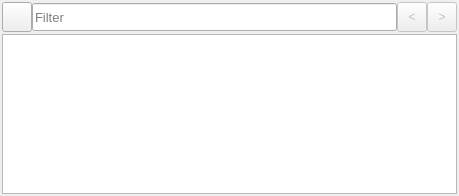
<?xml version="1.0" encoding="UTF-8"?>
<ui version="4.0">
 <class>MainWindow</class>
 <widget class="QMainWindow" name="MainWindow">
  <property name="geometry">
   <rect>
    <x>0</x>
    <y>0</y>
    <width>459</width>
    <height>196</height>
   </rect>
  </property>
  <property name="minimumSize">
   <size>
    <width>200</width>
    <height>80</height>
   </size>
  </property>
  <property name="windowTitle">
   <string>Text Filter</string>
  </property>
  <widget class="QWidget" name="centralWidget">
   <property name="sizePolicy">
    <sizepolicy hsizetype="Preferred" vsizetype="Preferred">
     <horstretch>1</horstretch>
     <verstretch>1</verstretch>
    </sizepolicy>
   </property>
   <layout class="QFormLayout" name="formLayout_2">
    <property name="sizeConstraint">
     <enum>QLayout::SetDefaultConstraint</enum>
    </property>
    <property name="horizontalSpacing">
     <number>2</number>
    </property>
    <property name="verticalSpacing">
     <number>2</number>
    </property>
    <property name="leftMargin">
     <number>2</number>
    </property>
    <property name="topMargin">
     <number>2</number>
    </property>
    <property name="rightMargin">
     <number>2</number>
    </property>
    <property name="bottomMargin">
     <number>2</number>
    </property>
    <item row="5" column="0" colspan="2">
     <widget class="PlainTextEdit" name="plainTextEdit">
      <property name="sizePolicy">
       <sizepolicy hsizetype="Expanding" vsizetype="Expanding">
        <horstretch>1</horstretch>
        <verstretch>1</verstretch>
       </sizepolicy>
      </property>
      <property name="font">
       <font>
        <family>Courier New</family>
        <pointsize>10</pointsize>
       </font>
      </property>
      <property name="contextMenuPolicy">
       <enum>Qt::DefaultContextMenu</enum>
      </property>
      <property name="autoFillBackground">
       <bool>false</bool>
      </property>
      <property name="frameShape">
       <enum>QFrame::StyledPanel</enum>
      </property>
      <property name="lineWidth">
       <number>2</number>
      </property>
      <property name="lineWrapMode">
       <enum>QPlainTextEdit::NoWrap</enum>
      </property>
     </widget>
    </item>
    <item row="4" column="0" colspan="2">
     <layout class="QHBoxLayout" name="horizontalLayout" stretch="0,0,0,0">
      <property name="spacing">
       <number>0</number>
      </property>
      <item>
       <widget class="QPushButton" name="pushButtonMenu">
        <property name="sizePolicy">
         <sizepolicy hsizetype="Fixed" vsizetype="Fixed">
          <horstretch>1</horstretch>
          <verstretch>0</verstretch>
         </sizepolicy>
        </property>
        <property name="minimumSize">
         <size>
          <width>30</width>
          <height>30</height>
         </size>
        </property>
        <property name="maximumSize">
         <size>
          <width>30</width>
          <height>30</height>
         </size>
        </property>
        <property name="text">
         <string/>
        </property>
       </widget>
      </item>
      <item>
       <widget class="QLineEdit" name="lineEditSearch">
        <property name="sizePolicy">
         <sizepolicy hsizetype="Expanding" vsizetype="Fixed">
          <horstretch>0</horstretch>
          <verstretch>0</verstretch>
         </sizepolicy>
        </property>
        <property name="minimumSize">
         <size>
          <width>0</width>
          <height>28</height>
         </size>
        </property>
        <property name="maximumSize">
         <size>
          <width>16777215</width>
          <height>28</height>
         </size>
        </property>
        <property name="font">
         <font>
          <pointsize>10</pointsize>
         </font>
        </property>
        <property name="toolTip">
         <string/>
        </property>
        <property name="toolTipDuration">
         <number>-1</number>
        </property>
        <property name="frame">
         <bool>true</bool>
        </property>
        <property name="placeholderText">
         <string>Filter</string>
        </property>
        <property name="clearButtonEnabled">
         <bool>true</bool>
        </property>
       </widget>
      </item>
      <item>
       <widget class="QToolButton" name="toolButtonPrevious">
        <property name="enabled">
         <bool>false</bool>
        </property>
        <property name="minimumSize">
         <size>
          <width>30</width>
          <height>30</height>
         </size>
        </property>
        <property name="maximumSize">
         <size>
          <width>30</width>
          <height>30</height>
         </size>
        </property>
        <property name="text">
         <string>&lt;</string>
        </property>
       </widget>
      </item>
      <item>
       <widget class="QToolButton" name="toolButtonNext">
        <property name="enabled">
         <bool>false</bool>
        </property>
        <property name="minimumSize">
         <size>
          <width>30</width>
          <height>30</height>
         </size>
        </property>
        <property name="maximumSize">
         <size>
          <width>30</width>
          <height>30</height>
         </size>
        </property>
        <property name="text">
         <string>&gt;</string>
        </property>
       </widget>
      </item>
     </layout>
    </item>
   </layout>
  </widget>
  <action name="actionCopy_Text">
   <property name="text">
    <string>Copy Text</string>
   </property>
  </action>
 </widget>
 <layoutdefault spacing="6" margin="11"/>
 <customwidgets>
  <customwidget>
   <class>PlainTextEdit</class>
   <extends>QPlainTextEdit</extends>
   <header>plaintextedit.h</header>
  </customwidget>
 </customwidgets>
 <tabstops>
  <tabstop>lineEditSearch</tabstop>
  <tabstop>plainTextEdit</tabstop>
  <tabstop>pushButtonMenu</tabstop>
  <tabstop>toolButtonNext</tabstop>
  <tabstop>toolButtonPrevious</tabstop>
 </tabstops>
 <resources/>
 <connections/>
</ui>
